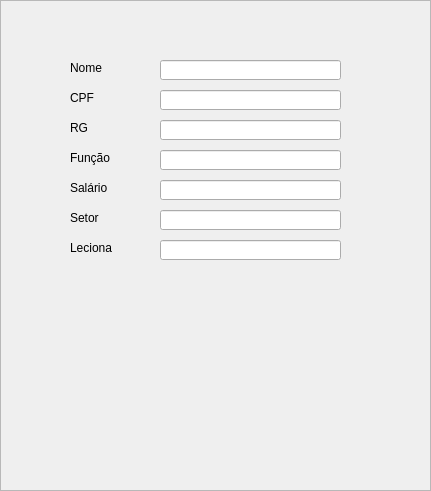
       <widget class="QFrame" name="frameFuncionarios">
        <property name="geometry">
         <rect>
          <x>860</x>
          <y>10</y>
          <width>431</width>
          <height>491</height>
         </rect>
        </property>
        <property name="frameShape">
         <enum>QFrame::StyledPanel</enum>
        </property>
        <property name="frameShadow">
         <enum>QFrame::Raised</enum>
        </property>
        <widget class="QLineEdit" name="txtFunNome">
         <property name="geometry">
          <rect>
           <x>160</x>
           <y>60</y>
           <width>181</width>
           <height>20</height>
          </rect>
         </property>
        </widget>
        <widget class="QLineEdit" name="txtFunSalario">
         <property name="geometry">
          <rect>
           <x>160</x>
           <y>180</y>
           <width>181</width>
           <height>20</height>
          </rect>
         </property>
        </widget>
        <widget class="QLineEdit" name="txtFunRg">
         <property name="geometry">
          <rect>
           <x>160</x>
           <y>120</y>
           <width>181</width>
           <height>20</height>
          </rect>
         </property>
        </widget>
        <widget class="QLineEdit" name="txtFunCpf">
         <property name="geometry">
          <rect>
           <x>160</x>
           <y>90</y>
           <width>181</width>
           <height>20</height>
          </rect>
         </property>
        </widget>
        <widget class="QLineEdit" name="txtFunFun">
         <property name="geometry">
          <rect>
           <x>160</x>
           <y>150</y>
           <width>181</width>
           <height>20</height>
          </rect>
         </property>
        </widget>
        <widget class="QLineEdit" name="txtFunSetor">
         <property name="geometry">
          <rect>
           <x>160</x>
           <y>210</y>
           <width>181</width>
           <height>20</height>
          </rect>
         </property>
        </widget>
        <widget class="QLabel" name="labFunNome">
         <property name="geometry">
          <rect>
           <x>70</x>
           <y>60</y>
           <width>91</width>
           <height>16</height>
          </rect>
         </property>
         <property name="text">
          <string>Nome</string>
         </property>
        </widget>
        <widget class="QLabel" name="labFunCpf">
         <property name="geometry">
          <rect>
           <x>70</x>
           <y>90</y>
           <width>91</width>
           <height>16</height>
          </rect>
         </property>
         <property name="text">
          <string>CPF</string>
         </property>
        </widget>
        <widget class="QLabel" name="labFunRg">
         <property name="geometry">
          <rect>
           <x>70</x>
           <y>120</y>
           <width>91</width>
           <height>16</height>
          </rect>
         </property>
         <property name="text">
          <string>RG</string>
         </property>
        </widget>
        <widget class="QLabel" name="labFunFun">
         <property name="geometry">
          <rect>
           <x>70</x>
           <y>150</y>
           <width>91</width>
           <height>16</height>
          </rect>
         </property>
         <property name="text">
          <string>Função</string>
         </property>
        </widget>
        <widget class="QLabel" name="labFunSalario">
         <property name="geometry">
          <rect>
           <x>70</x>
           <y>180</y>
           <width>91</width>
           <height>16</height>
          </rect>
         </property>
         <property name="text">
          <string>Salário</string>
         </property>
        </widget>
        <widget class="QLabel" name="labFunSetor">
         <property name="geometry">
          <rect>
           <x>70</x>
           <y>210</y>
           <width>91</width>
           <height>16</height>
          </rect>
         </property>
         <property name="text">
          <string>Setor</string>
         </property>
        </widget>
        <widget class="QLineEdit" name="txtFunLeciona">
         <property name="geometry">
          <rect>
           <x>160</x>
           <y>240</y>
           <width>181</width>
           <height>20</height>
          </rect>
         </property>
        </widget>
        <widget class="QLabel" name="labFunLeciona">
         <property name="geometry">
          <rect>
           <x>70</x>
           <y>240</y>
           <width>91</width>
           <height>16</height>
          </rect>
         </property>
         <property name="text">
          <string>Leciona</string>
         </property>
        </widget>
       </widget>
